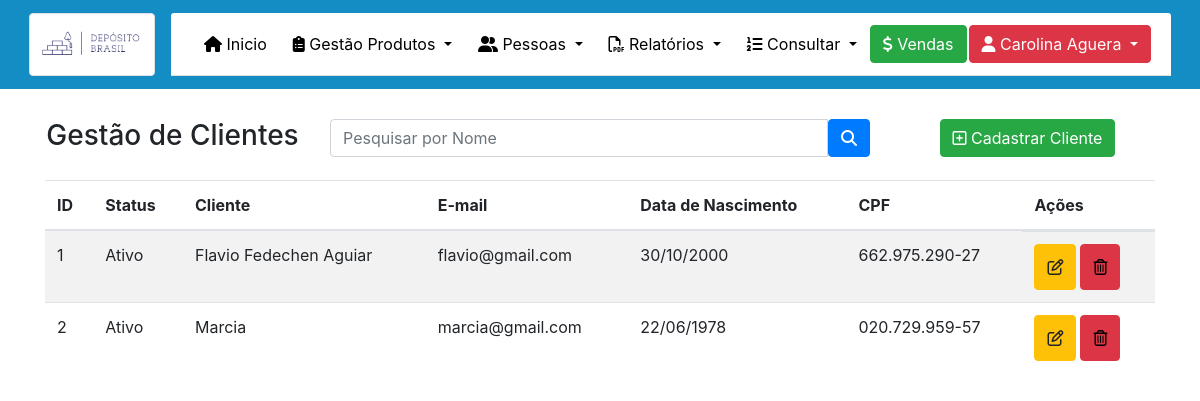
The app's page /Admin/clientes.php (signed in) with its own data.
### tables this page shows
CREATE TABLE `cliente` (
  `id` int(11) NOT NULL,
  `local_trabalho` varchar(200) DEFAULT NULL,
  `telefone_trabalho` varchar(45) DEFAULT NULL,
  `nome_completo` varchar(200) NOT NULL,
  `data_nascimento` date NOT NULL,
  `cpf` varchar(45) NOT NULL,
  `email` varchar(100) NOT NULL,
  `sexo` tinyint(1) NOT NULL,
  `telefone_residencial` varchar(45) DEFAULT NULL,
  `telefone_celular` varchar(45) NOT NULL,
  `rua` varchar(255) NOT NULL,
  `bairro` varchar(100) NOT NULL,
  `cep` varchar(45) NOT NULL,
  `numero` int(11) NOT NULL,
  `cidade` varchar(100) NOT NULL,
  `uf` varchar(2) NOT NULL,
  `status` tinyint(1) NOT NULL
);

### Admin/clientes.php (the view, shortened to what this page needs)
<!DOCTYPE html>
<html lang="pt-br">
<?php
require_once("../dependencias.php");
require_once("../menu.php");
?>
<head>
</head>
<?php
function formataData($data)
{
    return substr($data, 8, 2) . "/" .
        substr($data, 5, 2) . "/" .
        substr($data, 0, 4);
}
$conexao = mysqli_connect('127.0.0.1', 'root', '', 'tcc');
$where = "";
$sqlPesquisar = "select * from cliente" . $where;
$clientes = mysqli_query($conexao, $sqlPesquisar);
?>
<head>
</head>
<body class="teste">
    <div class="container" style="margin-top: 30px;">
        <center>
            <div class="row">
                <div class="col-sm-3">
                    <h3>Gestão de Clientes</h3>
                </div>
                <div class="col-sm-6">
                    <form action="clientes.php" method="post">
                        <div class="input-group ">
                            <input type="text" class="form-control" placeholder="Pesquisar por Nome" name="nomePesquisar">
                            <button class="btn btn-primary" type="submit" name="pesquisar"><i class="fas fa-search"></i></button>
                        </div>
                    </form>
                </div>
                <div class="col-sm-3">
                    <a href="NovoCliente.php" type="button" class="btn btn-success">
                        <i class="far fa-plus-square"></i> Cadastrar Cliente
                    </a>
                </div>
            </div>
        </center>
        <div class="table-responsive" style="background: transparent;">
            <table class="table table-striped" style="margin-top: 20px; ">
                <thead>
                    <tr>
                        <th scope="col">ID</th>
                        <th scope="col">Status</th>
                        <th scope="col">Cliente</th>
                        <th scope="col">E-mail</th>
                        <th scope="col">Data de Nascimento</th>
                        <th scope="col">CPF</th>
                        <th scope="col">Ações</th>
                    </tr>
                </thead>
                <tbody>
                    <?php
                    while ($data = mysqli_fetch_array($clientes)) {
                        if ($data['status'] == 1) {
                            $statuscliente = 'Ativo';
                        } else {
                            $statuscliente = 'Inativo';
                        } ?>
                    <tr>
                        <td><?= $data['id']  ?></td>
                        <td><?= $statuscliente  ?></td>
                        <td><?= $data['nome_completo']  ?></td>
                        <td><?= $data['email']  ?></td>
                        <td><?= formataData($data['data_nascimento']) ?></td>
                        <td><?= $data['cpf']  ?></td>
                        <td class="actions d-flex">
                            <center>
                                <form action="clientes.php" name="form" method="post" class="needs-validation" novalidate>
                                    <button class="btn btn-warning btn-xs" type="button" style="margin-right: 4px; height: 46px; " data-toggle="modal" data-target="#modalExemplo<?= $data['id'] ?>"><i class="far fa-edit"></i></button>
                                </form>
                            </center>
                            <button class="btn btn-danger btn-xs" style="height: 46px;" type="button" data-toggle="modal" data-target="#ExemploModalCentralizado<?= $data['id'] ?>"><i class="far fa-trash-alt" style="color: black;"></i></button>
                        </td>
                    </tr>
                    <?php  }
                    ?>
                </tbody>
            </table>
        </div>
    </div>
</body>
</html>

### Admin/clientes.php (style rules this page uses)
.teste { background-image: url("../img/textura2.jpg"); }

### records on screen
cliente: id "1", status "Ativo", nome_completo "Flavio Fedechen Aguiar", email "flavio@gmail.com", data_nascimento "30/10/2000", cpf "662.975.290-27"
cliente: id "2", status "Ativo", nome_completo "Marcia", email "marcia@gmail.com", data_nascimento "22/06/1978", cpf "020.729.959-57"

### other values on screen
$_SESSION['nome_completo'] "Carolina Aguera"
